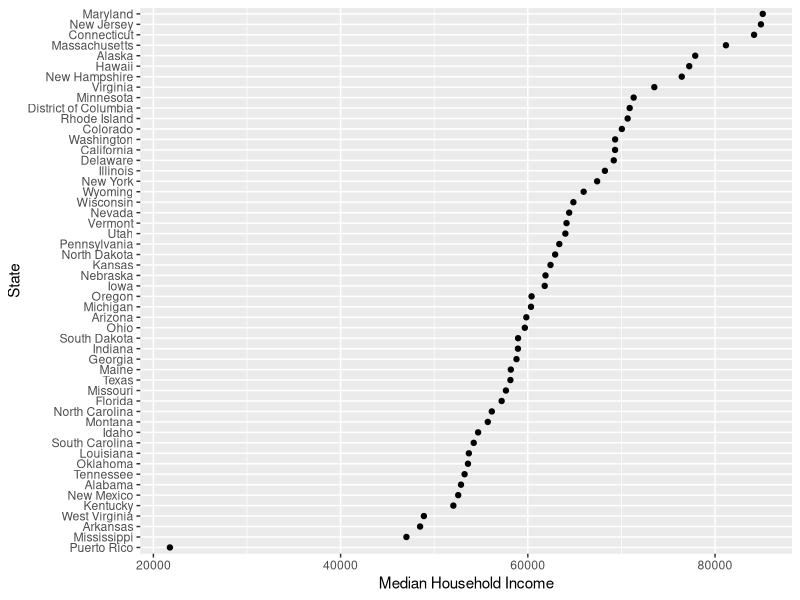
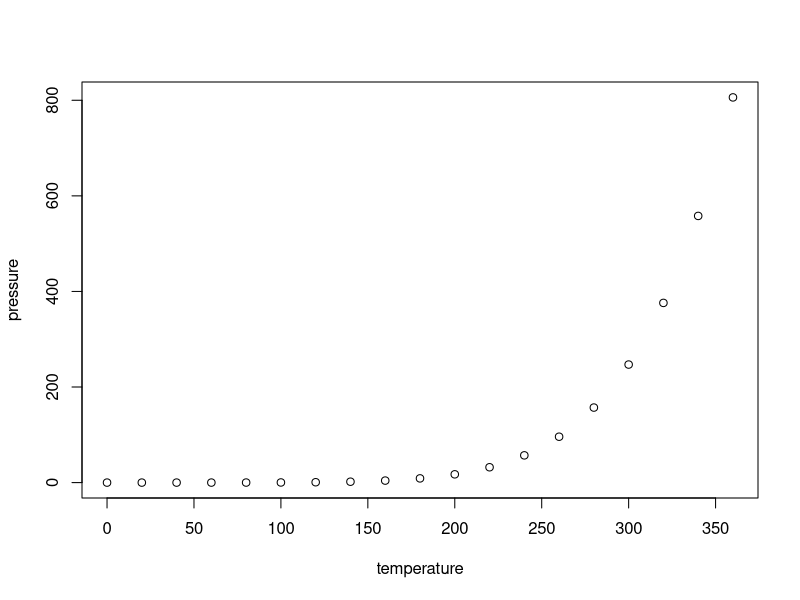

Write the R code that produced these figures, in order.
## ---- chunk 1
knitr::opts_chunk$set(echo = TRUE)
library(tidyverse)

## ---- chunk 2

censusDataCounty = read.csv("../Data/census_acs_state.csv")
censusDataState = read.csv("../Data/census_acs_state.csv")

View(censusDataState)

ggplot(censusDataState[censusDataState$Year==2010,], 
       aes(x=Median.Family.Income, y=reorder(NAME, Median.Family.Income))) +
  geom_point() + 
  labs(x="Median Household Income", y="State")
## ---- chunk 3
plot(pressure)
